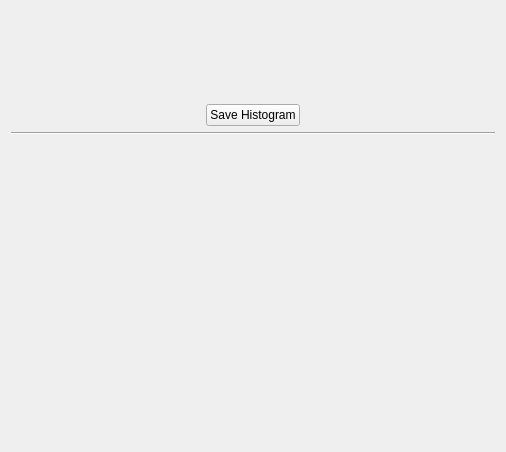
<?xml version="1.0" encoding="UTF-8"?>
<ui version="4.0">
 <class>vvToolHistogram</class>
 <widget class="QWidget" name="vvToolHistogram">
  <property name="geometry">
   <rect>
    <x>0</x>
    <y>0</y>
    <width>506</width>
    <height>452</height>
   </rect>
  </property>
  <property name="windowTitle">
   <string>Histogram image</string>
  </property>
  <layout class="QVBoxLayout" name="verticalLayout">
   <item>
    <layout class="QVBoxLayout" name="verticalLayout_3">
     <item>
      <layout class="QGridLayout" name="gridLayout_2">
       <property name="horizontalSpacing">
        <number>6</number>
       </property>
       <item row="2" column="3">
        <layout class="QHBoxLayout" name="horizontalLayout_6">
         <item>
          <widget class="QPushButton" name="mSaveHistogramButton">
           <property name="sizePolicy">
            <sizepolicy hsizetype="Fixed" vsizetype="Fixed">
             <horstretch>0</horstretch>
             <verstretch>0</verstretch>
            </sizepolicy>
           </property>
           <property name="text">
            <string>Save Histogram</string>
           </property>
          </widget>
         </item>
        </layout>
       </item>
       <item row="1" column="3">
        <layout class="QHBoxLayout" name="horizontalLayout_2">
         <item>
          <widget class="QLabel" name="mPosPoint2Label">
           <property name="sizePolicy">
            <sizepolicy hsizetype="Minimum" vsizetype="Preferred">
             <horstretch>0</horstretch>
             <verstretch>0</verstretch>
            </sizepolicy>
           </property>
           <property name="minimumSize">
            <size>
             <width>200</width>
             <height>0</height>
            </size>
           </property>
           <property name="text">
            <string/>
           </property>
          </widget>
         </item>
        </layout>
       </item>
       <item row="1" column="1">
        <layout class="QHBoxLayout" name="horizontalLayout_3"/>
       </item>
      </layout>
     </item>
    </layout>
   </item>
   <item>
    <layout class="QVBoxLayout" name="verticalLayout_2">
     <item>
      <widget class="Line" name="line_2">
       <property name="orientation">
        <enum>Qt::Horizontal</enum>
       </property>
      </widget>
     </item>
     <item>
      <widget class="QVTKWidget" name="HistogramWidget" native="true">
       <property name="minimumSize">
        <size>
         <width>0</width>
         <height>300</height>
        </size>
       </property>
       <property name="mouseTracking">
        <bool>true</bool>
       </property>
      </widget>
     </item>
    </layout>
   </item>
  </layout>
 </widget>
 <customwidgets>
  <customwidget>
   <class>QVTKWidget</class>
   <extends>QWidget</extends>
   <header>QVTKWidget.h</header>
  </customwidget>
 </customwidgets>
 <resources/>
 <connections/>
</ui>
